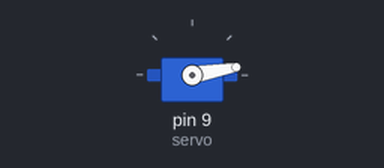
Recording of a sketch running on a simulated Arduino Uno, built with avr-gcc and run on an emulated ATmega328P. On the bench: servo.

Above: at 0.05 s.
At 3.4 s:
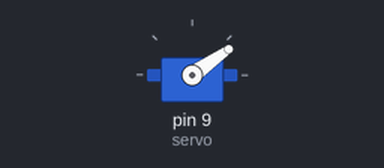
At 5.5 s:
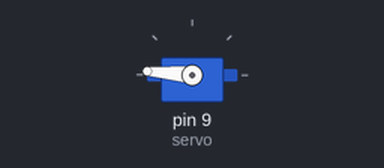
At 10.95 s:
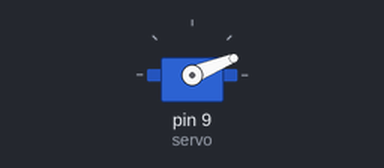
Timing chart, 0 to 14.5 s (numbered marks = the images above):
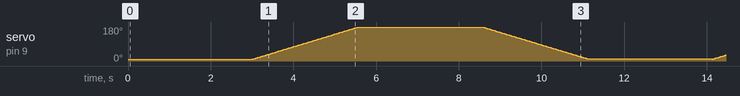

The sketch:

servo.ino
```cpp
#include <Servo.h>

Servo servo;
int angle = 10;

void setup() {
  servo.attach(9);
  servo.write(angle);
}


void loop()
{
  delay(3000);
 // scan from 0 to 180 degrees
  for(angle = 10; angle < 180; angle++)
  {
    servo.write(angle);
    delay(15);
  }
  delay(3000);
  // now scan back from 180 to 0 degrees
  for(angle = 180; angle > 10; angle--)
  {
    servo.write(angle);
    delay(15);
  }
}
```
